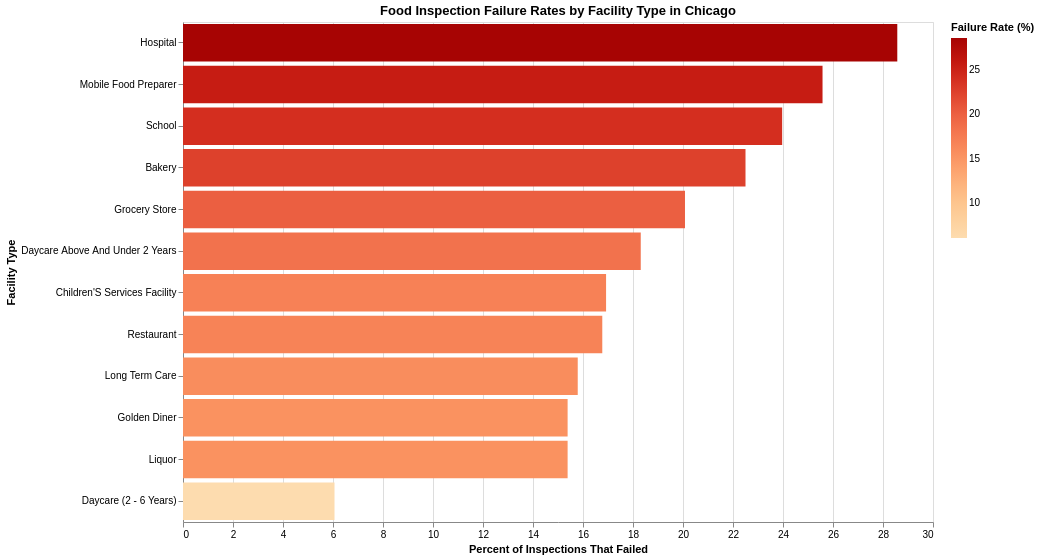

This figure's notebook cell:
### Code cell
failure_summary_plot = failure_summary[failure_summary["failed_inspections"] > 0].copy()

years = sorted(failure_summary_plot["year"].dropna().unique())

year_dropdown = alt.binding_select(
    options=years,
    name="Select year: "
)

year_selection = alt.selection_point(
    fields=["year"],
    bind=year_dropdown,
    value={"year": max(years)}
)

visual1 = (
    alt.Chart(failure_summary_plot)
    .mark_bar()
    .encode(
        x=alt.X(
            "failure_rate:Q",
            title="Percent of Inspections That Failed"
        ),
        y=alt.Y(
            "facility_type:N",
            title="Facility Type",
            sort="-x"
        ),
        color=alt.Color(
            "failure_rate:Q",
            title="Failure Rate (%)",
            scale=alt.Scale(scheme="orangered")
        ),
        tooltip=[
            alt.Tooltip("year:O", title="Year"),
            alt.Tooltip("facility_type:N", title="Facility Type"),
            alt.Tooltip("total_inspections:Q", title="Total Inspections"),
            alt.Tooltip("failed_inspections:Q", title="Failed Inspections"),
            alt.Tooltip("failure_rate:Q", title="Failure Rate (%)", format=".2f")
        ]
    )
    .add_params(year_selection)
    .transform_filter(year_selection)
    .properties(
        width=750,
        height=500,
        title="Food Inspection Failure Rates by Facility Type in Chicago"
    )
)

visual1

### Figure 1 — Vega-Lite specification as saved in the notebook (floating-point values rounded to 4 significant figures; data arrays with more than 128 entries replaced by an {"elided": "..."} marker saying what was removed)
{"config": {"view": {"continuousWidth": 300, "continuousHeight": 300}}, "data": {"name": "data-adedd434b9ef38e4868cbbd744c6b8ad"}, "mark": {"type": "bar"}, "encoding": {"color": {"field": "failure_rate", "scale": {"scheme": "orangered"}, "title": "Failure Rate (%)", "type": "quantitative"}, "tooltip": [{"field": "year", "title": "Year", "type": "ordinal"}, {"field": "facility_type", "title": "Facility Type", "type": "nominal"}, {"field": "total_inspections", "title": "Total Inspections", "type": "quantitative"}, {"field": "failed_inspections", "title": "Failed Inspections", "type": "quantitative"}, {"field": "failure_rate", "format": ".2f", "title": "Failure Rate (%)", "type": "quantitative"}], "x": {"field": "failure_rate", "title": "Percent of Inspections That Failed", "type": "quantitative"}, "y": {"field": "facility_type", "sort": "-x", "title": "Facility Type", "type": "nominal"}}, "height": 500, "params": [{"name": "param_1", "select": {"type": "point", "fields": ["year"]}, "bind": {"input": "select", "options": [2010.0, 2011.0, 2012.0, 2013.0, 2014.0, 2015.0, 2016.0, 2017.0, 2018.0, 2019.0, 2020.0, 2021.0, 2022.0, 2023.0, 2024.0, 2025.0, 2026.0], "name": "Select year: "}, "value": {"year": 2026.0}}], "title": "Food Inspection Failure Rates by Facility Type in Chicago", "transform": [{"filter": {"param": "param_1"}}], "width": 750, "$schema": "https://vega.github.io/schema/vega-lite/v5.8.0.json", "datasets": {"data-adedd434b9ef38e4868cbbd744c6b8ad": {"elided": "247 records"}}}
